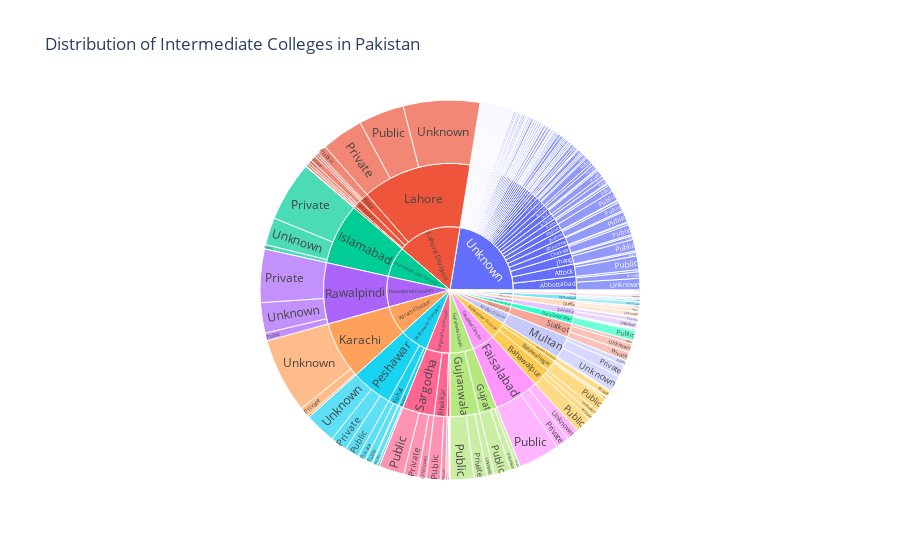

This figure's notebook cell:
### Markdown cell above
### Q 4: What is the Distribution of Colleges by Region, City, and Sector?

### Code cell
# Create a sunburst plot to visualize the distribution of colleges by Region,  City, and then Sector
fig = px.sunburst(df, path=['Region', 'City', 'Sector'], title="Distribution of Intermediate Colleges in Pakistan")

# Display the plot
fig.show()

### Figure 1 — Plotly figure (JSON) as saved in the notebook; plotly's stock layout.template omitted (floating-point values rounded to 4 significant figures; data arrays with more than 128 entries replaced by an {"elided": "..."} marker saying what was removed)
{"data": [{"branchvalues": "total", "domain": {"x": [0, 1], "y": [0, 1]}, "hovertemplate": "labels=%{label}<br>count=%{value}<br>parent=%{parent}<br>id=%{id}<extra></extra>", "ids": {"elided": "355 str values"}, "labels": {"elided": "355 str values"}, "name": "", "parents": {"elided": "355 str values"}, "type": "sunburst", "values": {"elided": "355 int values"}}], "layout": {"legend": {"tracegroupgap": 0}, "title": {"text": "Distribution of Intermediate Colleges in Pakistan"}}}
